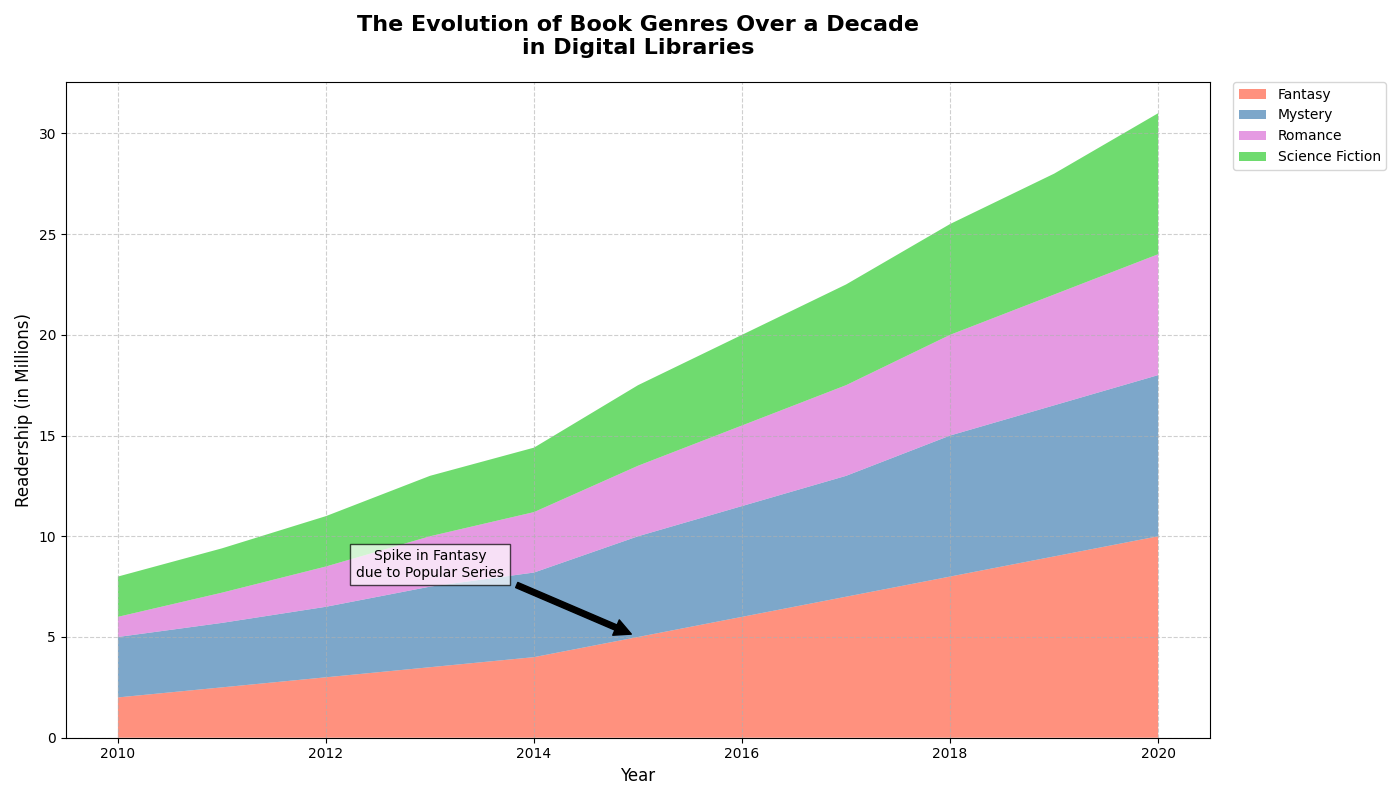

Here is the Python script that generated this plot:
import matplotlib.pyplot as plt
import numpy as np

# Years from 2010 to 2020
years = np.arange(2010, 2021)

# Fictional readership data in millions for each genre
fantasy_readership = [2, 2.5, 3, 3.5, 4, 5, 6, 7, 8, 9, 10]
mystery_readership = [3, 3.2, 3.5, 4, 4.2, 5, 5.5, 6, 7, 7.5, 8]
romance_readership = [1, 1.5, 2, 2.5, 3, 3.5, 4, 4.5, 5, 5.5, 6]
sci_fi_readership = [2, 2.2, 2.5, 3, 3.2, 4, 4.5, 5, 5.5, 6, 7]

# Compile the data into a matrix for stacking
readership_data = np.vstack([fantasy_readership, mystery_readership, romance_readership, sci_fi_readership])

# Genre labels
genres = ['Fantasy', 'Mystery', 'Romance', 'Science Fiction']

# Plotting the stacked area chart
fig, ax = plt.subplots(figsize=(14, 8))

# Plot setup with new colors
ax.stackplot(years, readership_data, labels=genres, colors=['#FF6347', '#4682B4', '#DA70D6', '#32CD32'], alpha=0.7)

# Titles and labels
ax.set_title('The Evolution of Book Genres Over a Decade\nin Digital Libraries', fontsize=16, fontweight='bold', pad=20)
ax.set_xlabel('Year', fontsize=12)
ax.set_ylabel('Readership (in Millions)', fontsize=12)

# Customize grid
ax.grid(linestyle='--', alpha=0.6)

# Adding a legend
ax.legend(loc='upper left', frameon=True, bbox_to_anchor=(1.02, 1), borderaxespad=0)

# Annotate significant changes or trends
ax.annotate('Spike in Fantasy\ndue to Popular Series', xy=(2015, 5), xytext=(2013, 8),
            arrowprops=dict(facecolor='black', shrink=0.05), fontsize=10, ha='center', bbox=dict(facecolor='white', alpha=0.7))

# Adjust layout to prevent overlapping elements
plt.tight_layout()

# Show the plot
plt.show()
